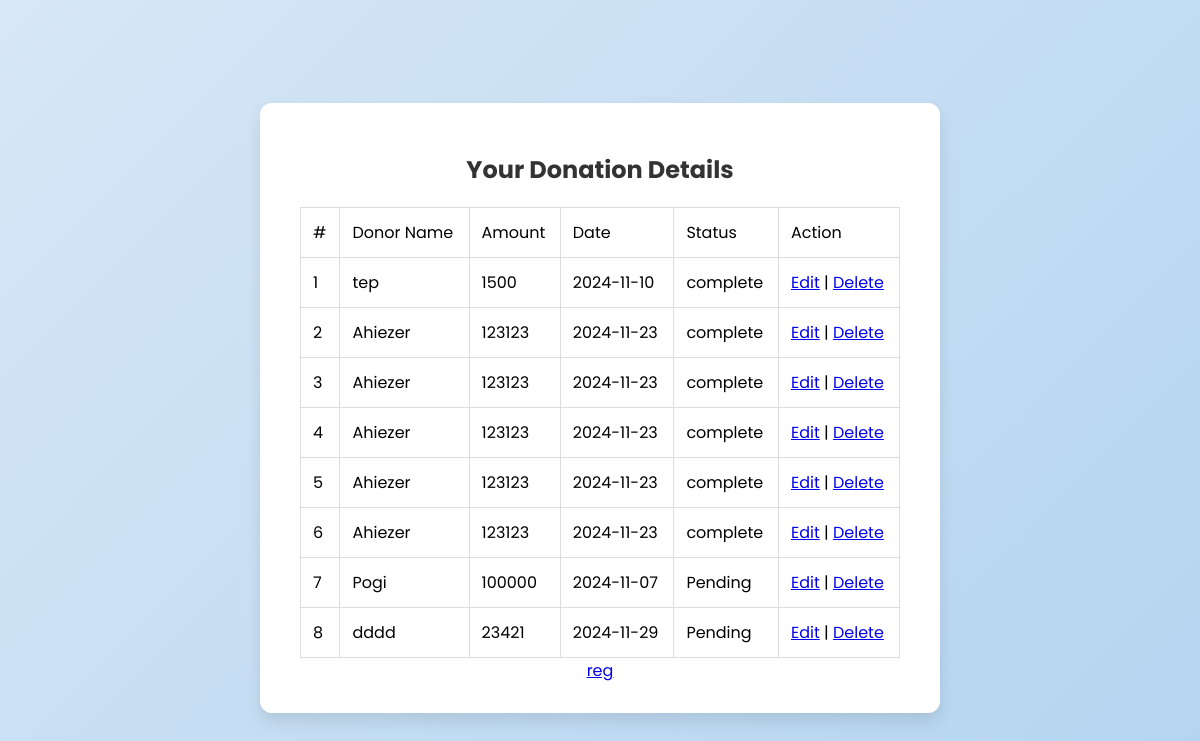
Page /vey_mw/donation_details.php on the committed database.
### tables this page shows
CREATE TABLE `users` (
  `ID` int(11) NOT NULL,
  `donor_name` varchar(255) NOT NULL,
  `email` varchar(255) NOT NULL,
  `password` varchar(255) NOT NULL,
  `phone_number` varchar(255) NOT NULL,
  `donation_amount` decimal(10,0) NOT NULL,
  `donation_date` date NOT NULL,
  `message` text NOT NULL,
  `status` varchar(255) NOT NULL
);

### vey_mw/donation_details.php (the view, shortened to what this page needs)
<?php
include('db/connection.php');
?>
<!DOCTYPE html>
<html lang="en">
<head>
</head>
<body>
<div class="container">
    <h2>Your Donation Details</h2>
    <table border="1" style="width: 100%;">
        <tr align="center">
            <td>#</td>
            <td>Donor Name</td>
            <td>Amount</td>
            <td>Date</td>
            <td>Status</td>
            <td>Action</td>
        </tr>
    <?php
    $sql = "SELECT * FROM users";
    $result = $conn->query($sql);
    if ($result->num_rows > 0) {
        $count = 1;
        while ($row = $result->fetch_assoc()) {
            echo "<tr>";
            echo "<td> $count </td>";
            echo "<td>" . $row['donor_name'] . "</td>";
            echo "<td>" . $row['donation_amount'] . "</td>";
            echo "<td>" . $row['donation_date'] . "</td>";
            echo "<td>" . $row['status'] . "</td>";
            echo "<td>";
            echo "<a href='edit_client.php?ID=" . $row['ID'] . "'>Edit</a> | ";
            echo "<a href='delete_client.php?ID=" . $row['ID'] . "'>Delete</a>";
            echo "</td>";
            echo "</tr>";
            $count++;
        }
    }
            ?>
            </table>
            <a href="register.php">reg</a>
</div>
</body>
</html>

### vey_mw/donation_details.php (style rules this page uses)
body { display: flex; justify-content: center; align-items: center; height: 100vh; background: linear-gradient(135deg, #d7e7f6, #b3d4f0); font-family: 'Poppins', sans-serif; }
.container { background-color: #ffffff; padding: 30px 40px; border-radius: 12px; box-shadow: 0 8px 16px rgba(0, 0, 0, 0.1); text-align: center; max-width: 600px; width: 100%; }
h2 { color: #333; margin-bottom: 20px; }
table { width: 100%; border-collapse: collapse; margin-top: 20px; }
table th, table td { padding: 12px; text-align: left; border: 1px solid #ddd; }

### rows in the picture
users: donor_name "tep", donation_amount "1500", donation_date "2024-11-10", status "complete"
users: donor_name "Ahiezer", donation_amount "123123", donation_date "2024-11-23", status "complete"
users: donor_name "Ahiezer", donation_amount "123123", donation_date "2024-11-23", status "complete"
users: donor_name "Ahiezer", donation_amount "123123", donation_date "2024-11-23", status "complete"
users: donor_name "Ahiezer", donation_amount "123123", donation_date "2024-11-23", status "complete"
users: donor_name "Ahiezer", donation_amount "123123", donation_date "2024-11-23", status "complete"
users: donor_name "Pogi", donation_amount "100000", donation_date "2024-11-07", status "Pending"
users: donor_name "dddd", donation_amount "23421", donation_date "2024-11-29", status "Pending"
